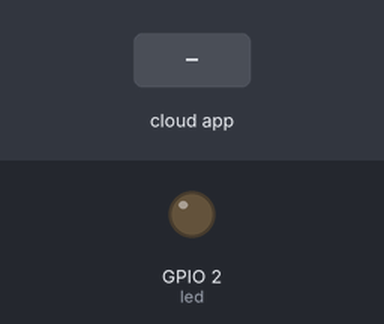
Bench run of a sketch on a simulated ESP8266 (NodeMCU). Parts: output pins drawn as LEDs (lit = HIGH). Inputs (shaded band) come from the test bench. WiFi joins after 1.5 s; servers stay silent unless stated; no MQTT or app messages arrive unless stated; what the sketch prints to the serial monitor is not drawn.

Above: at 2.7 s.
2.8 s: the phone or cloud app sets led to 1
At 3.4 s:
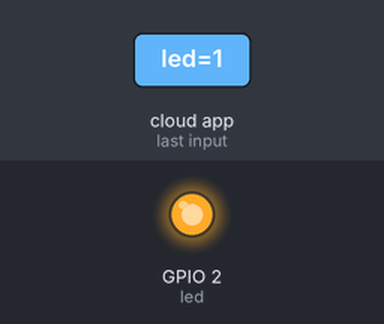
4.3 s: the phone or cloud app sets led to 0
At 4.8 s:
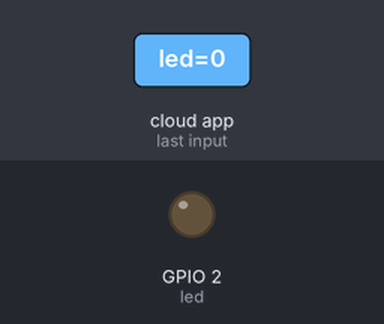
Timing chart, 0 to 7.3 s (numbered marks = the images above; inputs shaded):
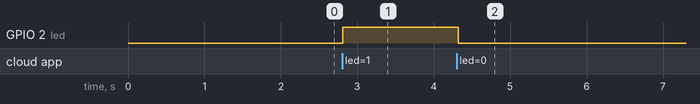

The sketch:

ESP_GoogleAssistant.ino
```cpp
#include <ESP8266WiFi.h>
#include "Adafruit_MQTT.h"
#include "Adafruit_MQTT_Client.h"

/************************* WiFi Access Point *********************************/

#define WLAN_SSID       "shuva"
#define WLAN_PASS       ""

/************************* Adafruit.io Setup *********************************/

#define AIO_SERVER      "io.adafruit.com"
#define AIO_SERVERPORT  1883                   // use 8883 for SSL
#define AIO_USERNAME    "shuva"
#define AIO_KEY         "56e0d91495c64a758fd29da65ddf3ade"
#define led 2

WiFiClient client;

Adafruit_MQTT_Client mqtt(&client, AIO_SERVER, AIO_SERVERPORT, AIO_USERNAME, AIO_KEY);

Adafruit_MQTT_Subscribe onoffbutton = Adafruit_MQTT_Subscribe(&mqtt, AIO_USERNAME "/feeds/led");

/*************************** Sketch Code ************************************/

void MQTT_connect();

void setup() {
  Serial.begin(115200);
  delay(10);
  pinMode(led,OUTPUT);
  Serial.println(F("Adafruit MQTT demo"));

  Serial.println();
  Serial.println();
  Serial.print("Connecting to ");
  Serial.println(WLAN_SSID);

  WiFi.begin(WLAN_SSID, WLAN_PASS);
  while (WiFi.status() != WL_CONNECTED) {
    delay(500);
    Serial.print(".");
  }
  Serial.println();

  Serial.println("WiFi connected");
  Serial.println("IP address: ");
  Serial.println(WiFi.localIP());

  mqtt.subscribe(&onoffbutton);
}

uint32_t x=0;

void loop() {
  MQTT_connect();

  Adafruit_MQTT_Subscribe *subscription;
  while ((subscription = mqtt.readSubscription(5000))) {
    if (subscription == &onoffbutton) {
      Serial.print(F("Got: "));
      Serial.println((char *)onoffbutton.lastread);
    }
    bool state=atoi((char *)onoffbutton.lastread);
    digitalWrite(led,state);
  }
}

void MQTT_connect() {
  int8_t ret;

  if (mqtt.connected()) {
    return;
  }

  Serial.print("Connecting to MQTT... ");

  uint8_t retries = 3;
  while ((ret = mqtt.connect()) != 0) {
       Serial.println(mqtt.connectErrorString(ret));
       Serial.println("Retrying MQTT connection in 5 seconds...");
       mqtt.disconnect();
       delay(5000);
       retries--;
       if (retries == 0) {
         while (1);
       }
  }
  Serial.println("MQTT Connected!");
}
```

Measured:
- after the input at 2.8 s, GPIO 2 (led): LOW → HIGH at once
- after the input at 4.3 s, GPIO 2 (led): HIGH → LOW at once
